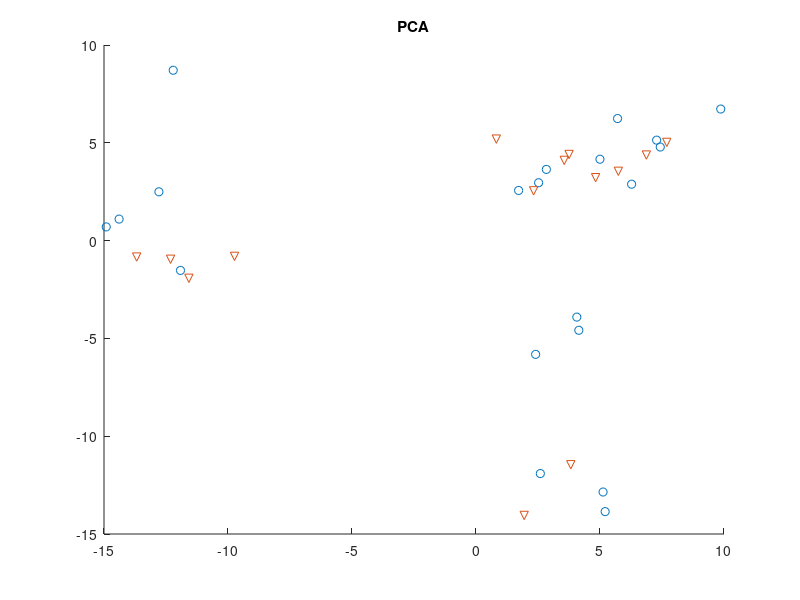
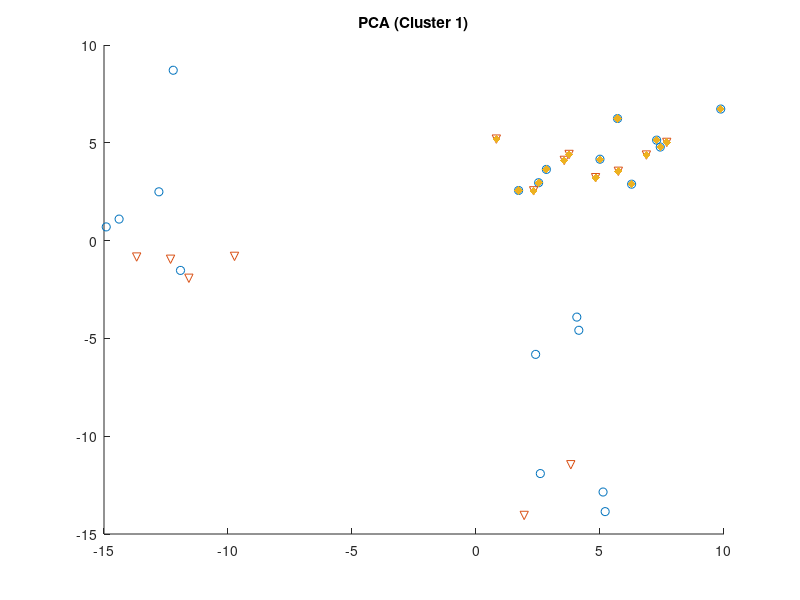
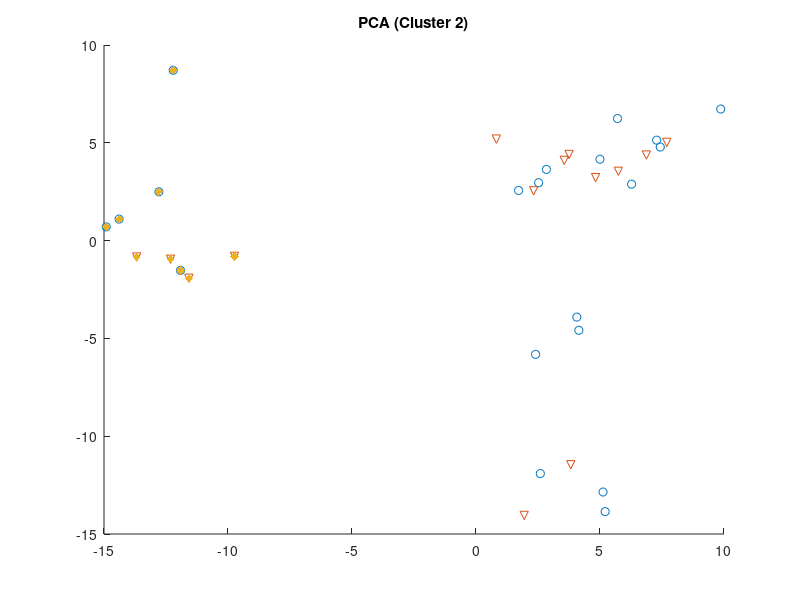
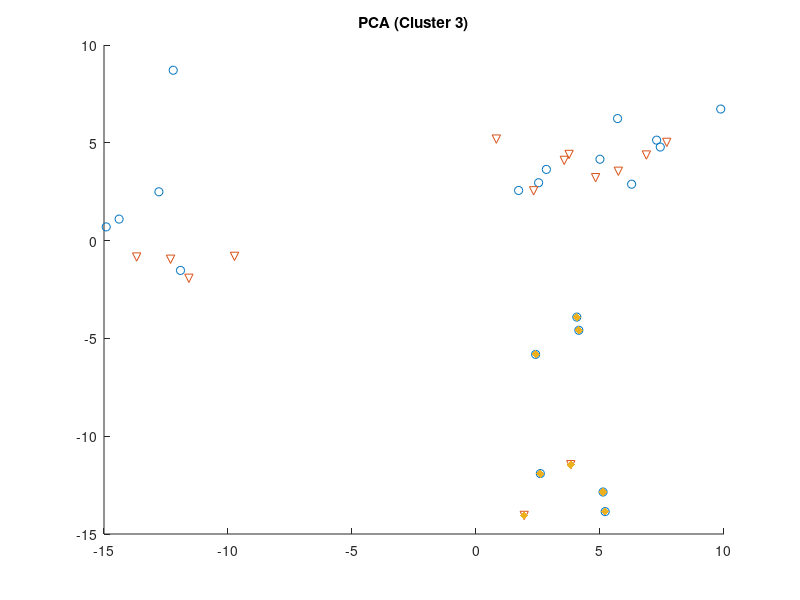

These charts were generated, in order, by the following MATLAB code: (Note: this script raises an error after producing the figures.)
data_tf = [2.404293575,4.354778947,-4.932784876,-8.049114299,-5.031250457,-5.646681583,-3.797475422,-0.8649906534;
3.415799363,5.640294684,2.886879424,7.269958775,3.437662352,5.919927711,5.794615665,1.012339757;
-6.269475145,4.046463629,5.149436021,3.064792799,3.820503442,1.87214593,5.667492053,0.8714510079;
-5.590936215,-4.189361996,6.061075842,3.61165808,3.603593179,6.7139063,-1.343630574,1.299301143;
-0.3424867135,-9.035154295,7.130680452,7.057384797,3.557357051,6.090692978,-1.904432572,-8.90254326;
% -2.570080298,-3.850447592,-1.88320437,7.757392924,-1.261775827,4.519025625,-2.75489994,1.554376475;
3.474625446,2.519378808,2.484818365,3.608879,1.89192515,4.320008134,3.796468551,1.606487806;
-2.35787117,2.985333753,4.077091586,2.49020917,3.633059404,1.978995904,3.231113676,1.491670025;
-2.82951873,-3.414690911,-3.37730713,-6.143131839,-5.403866164,-0.3934062178,1.375590114,-0.3695724621;
8.144783156,-4.645919908,-4.76649767,-5.013980225,-4.359778148,-3.247857435,5.480969934,-1.193935038;
4.64237458,3.595429166,5.908264831,3.877810896,5.504836418,6.989259289,4.017551312,2.52770319;
-2.648548194,-2.688183558,1.292866138,-6.865798354,1.418001596,-7.485319907,5.586723351,9.282226067;
-3.61333726,3.08608378,5.914509277,4.901685167,3.066536207,5.191148747,8.26105189,4.375143415;
% -2.648652832,-5.712774866,-1.706386105,-6.730136907,-1.691388994,-2.050542523,3.256885739,-3.108041134;
% 6.33879814,1.19E-05,5.924273446,3.947463486,0.3567425027,5.02703604,1.993027698,6.371604122;
-3.588533492,-3.027950527,6.031140401,5.190958523,2.244413354,7.716747059,-5.78901299,-9.827575644;
% 1.81901417,5.374289706,-4.621554887,-5.888423548,-0.9256137188,-5.606603492,-3.301886064,-1.508632271;
% -6.265905162,-1.315152553,2.513831981,5.731010614,-0.2647943075,7.395091046,-2.508176921,1.158538857;
-5.059862227,-4.358394046,2.096932019,4.776507468,1.63768325,6.428880841,-5.184401523,2.538637578;
% 5.33415677,3.204009008,6.27226188,9.103728216,1.826524349,5.469879445,3.168778979,2.300691155;
3.132659172,4.469412062,6.852340497,5.502429959,3.543244727,4.104821265,1.603691837,1.530130142;
3.09775242,4.259140739,1.935126743,4.5096198,1.748773456,5.668030551,3.416907144,-9.983725195;
-4.134295046,-3.812521836,-2.324087618,-6.064343806,-0.6525021564,-7.700360034,7.070277936,-2.087647657;
6.323912725,4.608150134,7.399818571,5.487797188,6.260452224,7.587602472,4.946709566,3.853501037;
-1.43848688,-1.612418156,0.6547174036,4.847234523,-0.8834462433,7.966486605,-4.107284434,-9.986379326;
% 1.8100315,5.717632507,6.416306088,6.071109865,3.901335969,2.884978704,6.685759815,8.041832771;
4.684962368,2.562875468,0.447257714,5.417561403,2.110513802,7.083344352,5.041037009,1.572066426;
% 3.946903267,2.279890156,-1.227589334,3.94810033,-0.605279268,6.75223412,7.14369341,1.5209023;
4.599922878,3.776063589,0.8322270216,3.879684183,0.3525778004,6.834719964,4.041845624,1.917739147;
4.055058035,1.470660445,4.652322592,4.103458881,3.347239448,3.268680733,2.240318738,3.914432665;
-3.147494924,-6.105152116,-3.201750185,-4.363645282,-2.21334728,-5.93316357,5.084946317,-1.61567286;
% 7.040743665,3.516349079,2.007892388,5.85741061,-0.9195748511,7.351991113,2.224777145,1.346989585;
% 6.319426417,1.533306522,-7.206220076,3.624288583,2.450232255,5.546887921,5.535905663,0.7060334486;
-0.6733219999,1.910666768,4.773828018,1.838879652,2.958005899,3.717404683,4.013549478,1.261587647;
-4.341203761,-3.066880144,-2.462434923,-3.491605336,-2.442807202,-5.745335968,4.909819122,-2.914759379;
% 6.159196078,1.768037984,-0.616705514,-4.970491089,0.4318212254,-8.173794066,-5.6023028,7.267058613;
% 3.754202865,7.156974558,3.567298422,6.613951121,-0.1588445916,9.993316925,2.39938452,0.5718228077;
% 1.653147279,3.034462204,-1.997059093,-3.917893007,4.192017354,-5.119940182,-5.757677308,-1.743057118;
% 3.930827343,3.798851685,-0.5762648821,3.675516416,-3.554043343,5.741120341,5.743439712,1.342222817;
1.99979089,-5.56554495,5.928144429,5.328987218,3.565699007,4.964215748,-3.606369718,-8.936851447;
4.297436752,1.919280386,1.408670522,-4.01544527,-0.1908200527,-6.669165872,-4.250735298,-1.470171367;
1.874002456,2.450859097,4.433078477,3.601897473,1.691123461,6.618276246,4.540423439,1.52484165;
6.363726793,1.382490641,3.520787318,-6.438033228,-6.473958517,-5.198774807,-3.611276823,-3.451310425;
2.199957187,3.101264198,5.532633632,4.320344205,2.326395203,7.939471843,5.980522953,1.935487554;
-2.097434313,3.70678324,5.758016246,4.396469669,5.180673822,4.524785204,5.431987425,1.35882423;
1.430378873,8.807965085,6.470677334,4.11195769,4.517898615,5.933319688,3.253162983,1.278145986;
% 7.459923894,1.901806975,3.909556028,3.094732402,4.292507155,7.340325946,5.18730454,1.018755531;
2.857273128,1.761027785,-1.165042963,3.906035388,0.0724613264,4.127995279,5.865932272,2.848110451;
% -4.079955322,-2.48586896,0.4968181944,2.156759631,2.698740438,2.141512562,-7.568613725,0.5723956648;
-5.309134841,-3.166711302,4.204357079,3.391078066,2.923882237,5.011116418,-6.330335367,-9.954446566];
% -6.388777213,-1.898315493,-4.890772542,-3.896270824,-3.794360722,-7.48471914,5.660341556,-1.46555558;
% 2.152704244,3.492298561,-1.553039558,-5.540015355,1.74348762,-8.006483024,-7.847164784,-1.294177594];

[coeff,score,latent,tsquared,explained] = pca(data_tf);

poi = 21;

close all; clc;
figure;
scatter(score(1:20,1),score(1:20,2),'o'); hold on;
scatter(score(21:end,1),score(21:end,2),'v');
title('PCA')
% scatter(score(poi,1),score(poi,2),150,'filled','d');

% figure;
% scatter3(score(1:20,1),score(1:20,2),score(1:20,3),'o'); hold on;
% scatter3(score(21:end,1),score(21:end,2),score(21:end,3),'v');

clust1 = find((score(:,1)>-1) & (score(:,2)>0));
clust2 = find(score(:,1)<-5);
clust3 = find((score(:,1)>-5) & (score(:,2)<-2));

figure;
scatter(score(1:20,1),score(1:20,2),'o'); hold on;
scatter(score(21:end,1),score(21:end,2),'v');
scatter(score(clust1,1),score(clust1,2),'filled','d'); 
title('PCA (Cluster 1)');

figure;
scatter(score(1:20,1),score(1:20,2),'o'); hold on;
scatter(score(21:end,1),score(21:end,2),'v');
scatter(score(clust2,1),score(clust2,2),'filled','d');
title('PCA (Cluster 2)');

figure;
scatter(score(1:20,1),score(1:20,2),'o'); hold on;
scatter(score(21:end,1),score(21:end,2),'v');
scatter(score(clust3,1),score(clust3,2),'filled','d');
title('PCA (Cluster 3)');

profiles = zeros(height(profiles_1)+height(profiles_2),length(profiles_1));
profiles(1:height(profiles_1),:) = profiles_1;
profiles(height(profiles_1)+1:end,:) = profiles_2;

figure; hold on;
for n = 1:length(clust1)
    
    indx = clust1(n);
    M = find(profiles(indx,:),1,'last');
    
    a1 = data_tf(indx,1);
    a2 = data_tf(indx,2);
    b1 = data_tf(indx,3);
    b2 = data_tf(indx,4);
    g1 = data_tf(indx,5);
    g2 = data_tf(indx,6);
    Ki = data_tf(indx,7);
    l3 = data_tf(indx,8);
    
    [y] = ADRC_TF_rollout(a1,a2,b1,b2,g1,g2,Ki,l3,reference(1:M),Ts);
    plot(y);
    title('Cluster 1 (model)')
    
end

figure; hold on;
for n = 1:length(clust1)
    
    indx = clust1(n);
    M = find(profiles(indx,:),1,'last');
    actual = profiles(indx,1:M);
    plot(actual);
    title('Cluster 1 (actual)')
    
end

figure; hold on;
for n = 1:length(clust2)
    
    indx = clust2(n);
    M = find(profiles(indx,:),1,'last');
    
    a1 = data_tf(indx,1);
    a2 = data_tf(indx,2);
    b1 = data_tf(indx,3);
    b2 = data_tf(indx,4);
    g1 = data_tf(indx,5);
    g2 = data_tf(indx,6);
    Ki = data_tf(indx,7);
    l3 = data_tf(indx,8);
    
    [y] = ADRC_TF_rollout(a1,a2,b1,b2,g1,g2,Ki,l3,reference(1:M),Ts);
    plot(y);
    title('Cluster 2 (model)')
    
end

figure; hold on;
for n = 1:length(clust2)
    
    indx = clust2(n);
    M = find(profiles(indx,:),1,'last');
    actual = profiles(indx,1:M);
    plot(actual);
    title('Cluster 2 (actual)')
    
end

figure; hold on;
for n = 1:length(clust3)
    
    indx = clust3(n);
    M = find(profiles(indx,:),1,'last');
    
    a1 = data_tf(indx,1);
    a2 = data_tf(indx,2);
    b1 = data_tf(indx,3);
    b2 = data_tf(indx,4);
    g1 = data_tf(indx,5);
    g2 = data_tf(indx,6);
    Ki = data_tf(indx,7);
    l3 = data_tf(indx,8);
    
    [y] = ADRC_TF_rollout(a1,a2,b1,b2,g1,g2,Ki,l3,reference(1:M),Ts);
    plot(y);
    title('Cluster 3 (model)')
    
end

figure; hold on;
for n = 1:length(clust3)
    
    indx = clust3(n);
    M = find(profiles(indx,:),1,'last');
    actual = profiles(indx,1:M);
    plot(actual);
    title('Cluster 3 (actual)')
    
end